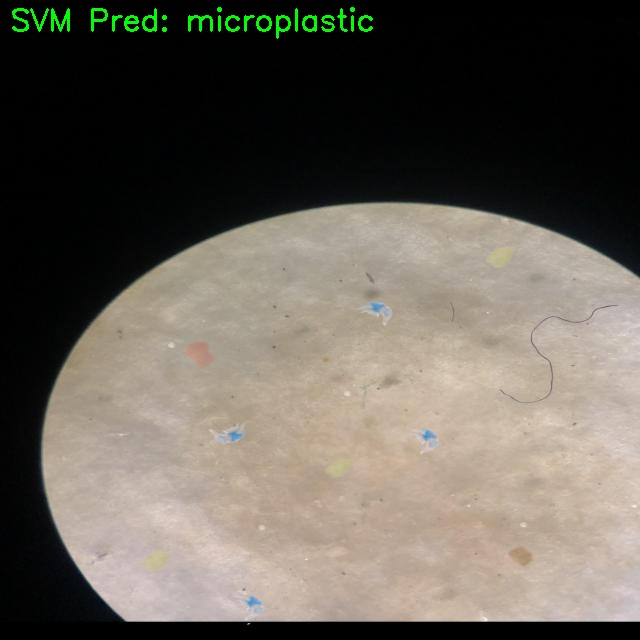
#> input picture scripts/svm_output.jpg, 640 x 640 px
$ python -i train_ml_classifiers.py   (imports and definitions only)
#> lines starting #> are read from the running program, lines starting #| are printed output that depends on the picture
import os
import cv2
import numpy as np
from sklearn.svm import SVC
from sklearn.ensemble import RandomForestClassifier
from sklearn.metrics import classification_report, accuracy_score
from skimage.feature import hog
import joblib
import argparse
from pathlib import Path

def extract_features(image_path, img_size=(128, 128)):
    """Extract HOG features and Color Histogram from an image."""
#> called with image_path = 'svm_output.jpg', img_size = (128, 128)
    img = cv2.imread(str(image_path))
#> img is the input picture: shape (640, 640, 3); mean B, G, R 86.9, 96.3, 102.4
    if img is None:
        return None

    img = cv2.resize(img, img_size)
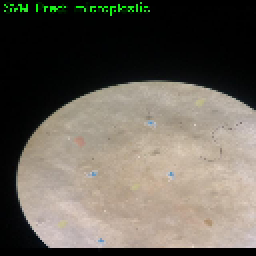
#> img: shape (128, 128, 3) (shown 2 times larger); mean B, G, R 86.5, 95.9, 102

    # 1. HOG Features (Shape)
    gray = cv2.cvtColor(img, cv2.COLOR_BGR2GRAY)
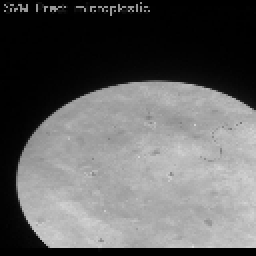
#> gray: shape (128, 128) (shown 2 times larger); min 0, max 219, mean 96.6
    hog_features = hog(gray, orientations=9, pixels_per_cell=(8, 8),
                       cells_per_block=(2, 2), block_norm='L2-Hys', transform_sqrt=True)
#> hog_features = 8100 values, max 0.703 at index 8086, min 0 at index 1, mean 0.121

    # 2. Color Histogram (Color)
    hist = cv2.calcHist([img], [0, 1, 2], None, [8, 8, 8], [0, 256, 0, 256, 0, 256])
    hist = cv2.normalize(hist, hist).flatten()
#> hist = 512 values, max 0.858 at index 0, min 0 at index 1, mean 0.00374

    # Combine features
    return np.hstack((hog_features, hist))

# [51 lines left out: functions load_dataset, train_ml_models, not called in this run]

# [10 lines not run here, left out]

>>> result = extract_features('svm_output.jpg')
#> result = 8612 values, max 0.858 at index 8100, min 0 at index 1, mean 0.114
